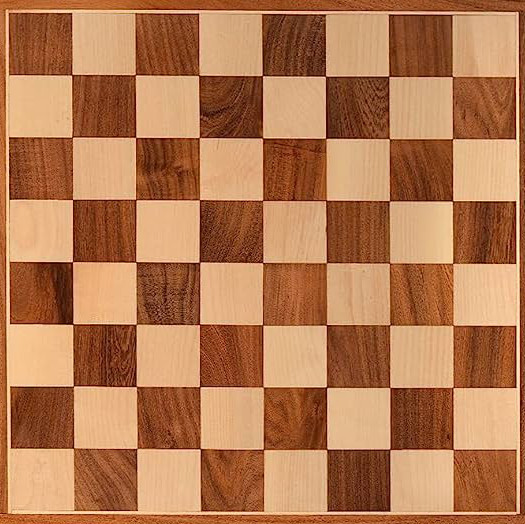
#> input picture resources/img/tablero.jpg, 525 x 524 px
$ jupyter execute 'Grid Detection.ipynb'   (shell and % lines are left out)
#> lines starting #> are read from the running program, lines starting #| are printed output that depends on the picture; after the words box and inside, x2 and y2 are one past the last pixel; in counts of white or black regions, pixels touching at a corner belong together
[cell 1]
import cv2
import numpy as np
import matplotlib.pyplot as plt

[cell 2]
tablero = cv2.imread('../resources/img/tablero.jpg', 0)
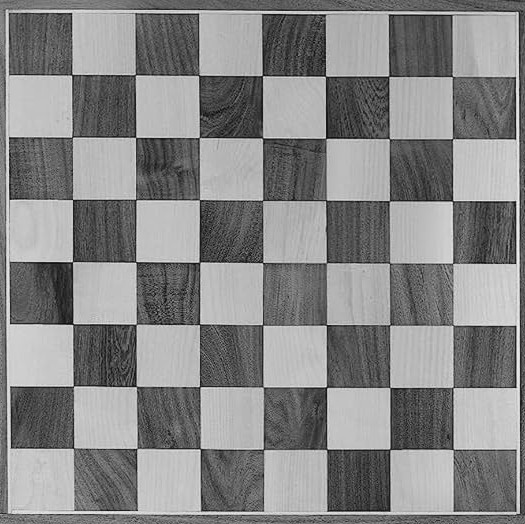
#> tablero: shape (524, 525); min 9, max 244, mean 133.9
plt.imshow(tablero, cmap = 'grey')

[cell 3]
found, esquinas = cv2.findChessboardCorners(tablero, (7, 7))
#> found = True; esquinas = 49 rows, first 8: [71.61, 74.84], [135.3, 74.67], [198.6, 75.37], [262.3, 75.5], [325.5, 76.24], [388.6, 76.28], [452.5, 76.43], [72.15, 137.3]
found
#> Out = True

[cell 4]
ret, th1 = cv2.threshold(tablero, 160, 255, cv2.THRESH_BINARY)
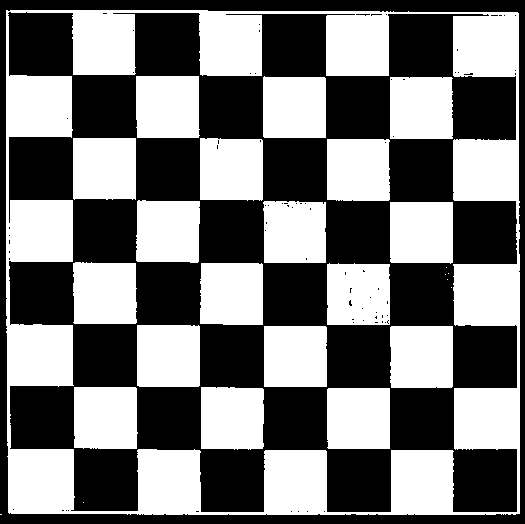
#> th1: shape (524, 525); 47.1% white; 26 white regions (7 under 20 px), largest, box (x1, y1, x2, y2) and area: (6, 10, 520, 515) 60169, (137, 325, 200, 387) 3897, (136, 76, 200, 138) 3891
plt.imshow(th1, cmap = 'grey')

[cell 5]
found, esquinas = cv2.findChessboardCorners(th1, (7, 7))
#> esquinas = 49 rows, first 8: [72, 75], [135.2, 74.75], [199.2, 74.68], [262.2, 75.85], [324.9, 76.44], [389, 76.07], [452.6, 76.31], [72.33, 137.7]
found
#> Out = True

[cell 6]
cv2.drawChessboardCorners(th1, (7, 7), esquinas, found)
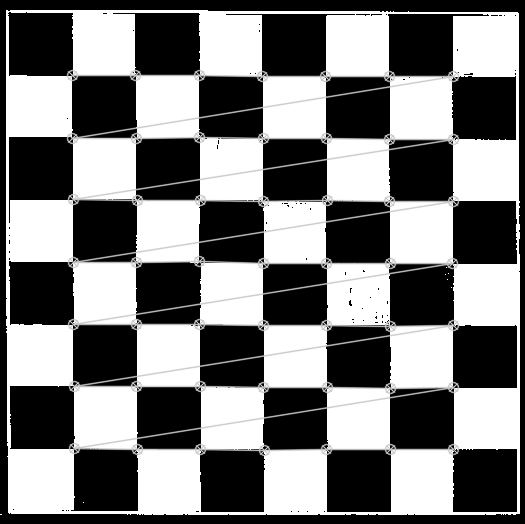
#> th1: shape (524, 525); 6.8% of pixels changed, all inside (x1, y1, x2, y2) = (66, 69, 460, 457)
plt.imshow(th1)

# Puntos

[cell 7]
puntos = cv2.imread('../resources/img/puntos.jpg')
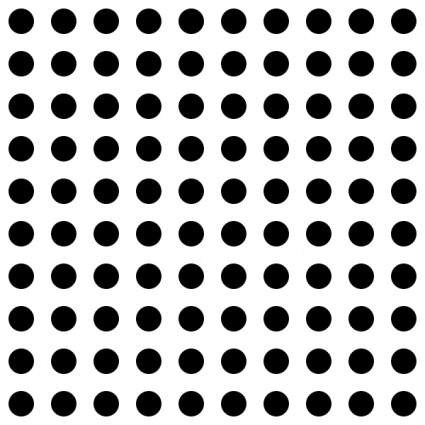
#> input picture resources/img/puntos.jpg, 425 x 425 px
#> puntos is the input picture: shape (425, 425, 3); min 0, max 255, mean 183.1
plt.imshow(puntos)

[cell 8]
found, esquinas = cv2.findCirclesGrid(puntos, (10, 10), cv2.CALIB_CB_SYMMETRIC_GRID)
#> esquinas = 100 rows, first 8: [20.77, 20.76], [63.24, 20.76], [105.8, 20.76], [148.2, 20.76], [190.8, 20.77], [233.2, 20.76], [275.8, 20.76], [318.2, 20.76]
found
#> Out = True

[cell 9]
puntos_copia = puntos.copy()
cv2.drawChessboardCorners(puntos_copia, (10, 10), esquinas, found)
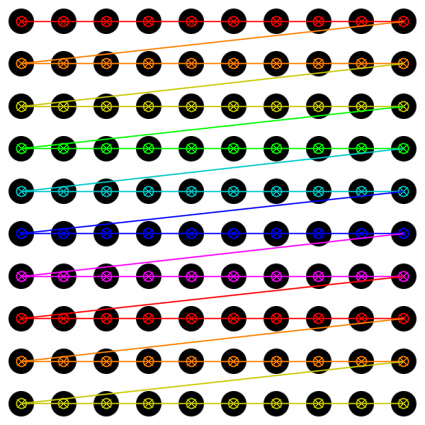
#> puntos_copia: shape (425, 425, 3); 16.2% of pixels changed, all inside (x1, y1, x2, y2) = (15, 15, 410, 410)
plt.imshow(puntos_copia)
